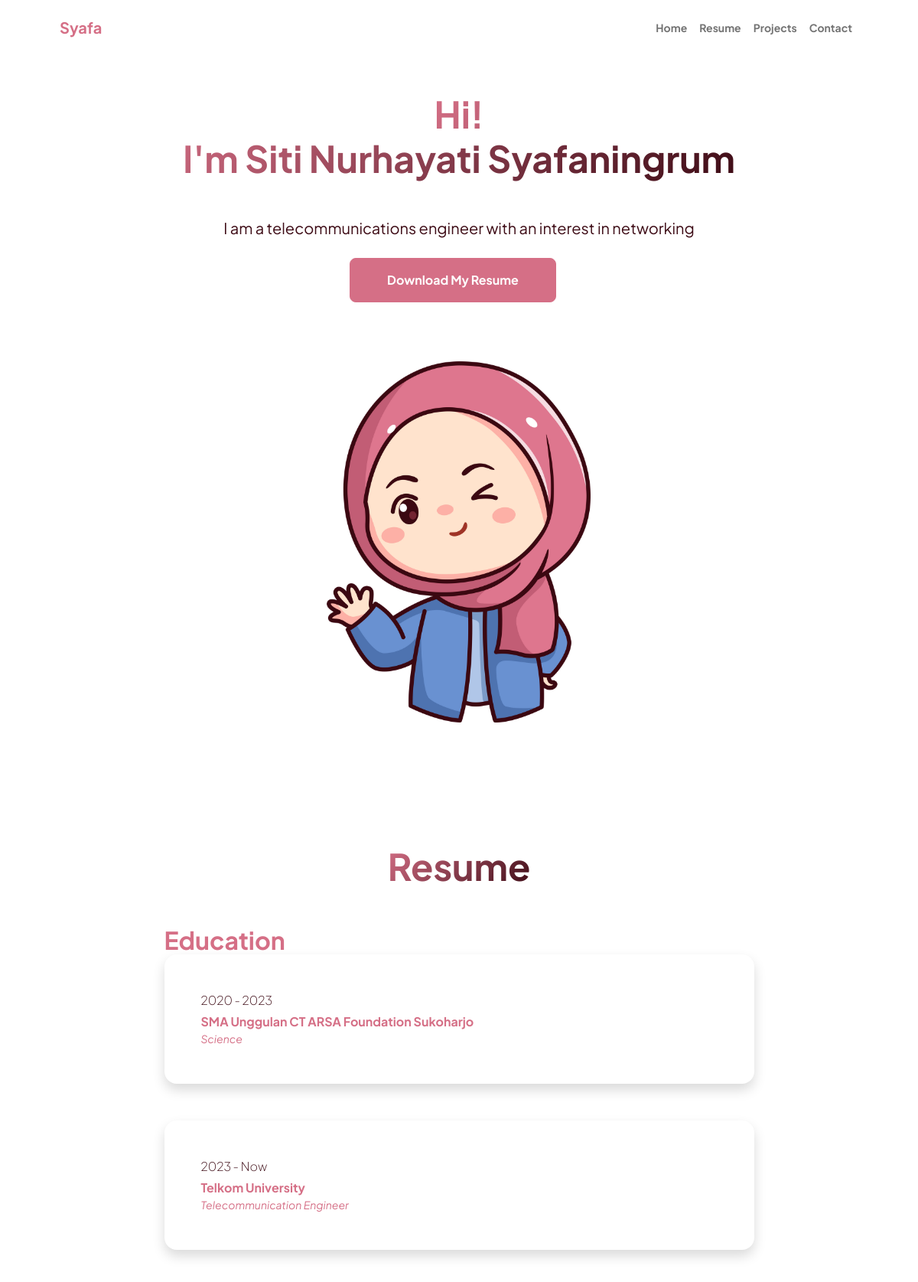
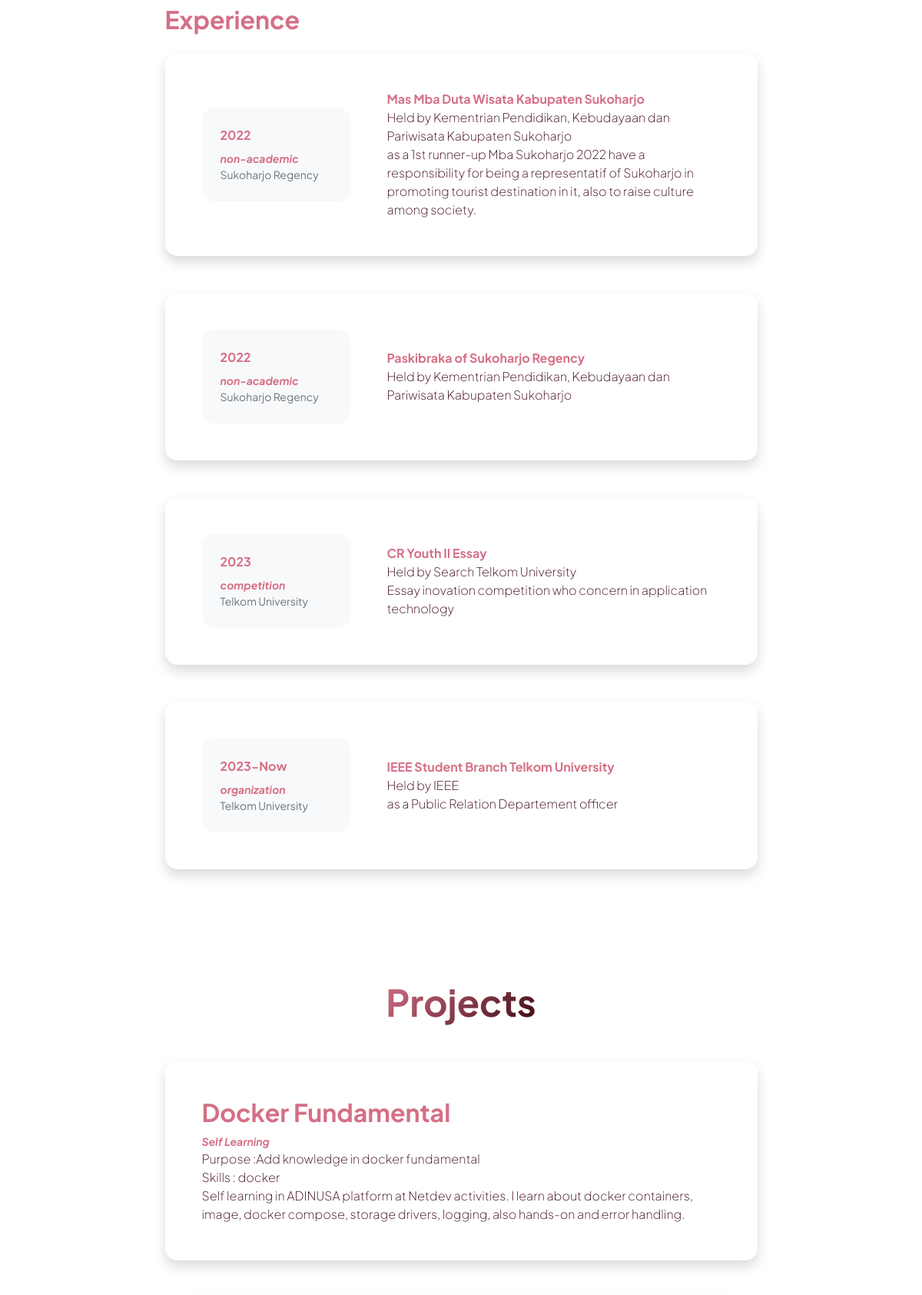
The page / (upper part) on the database its author committed (2 pictures, top to bottom).
### identity/models.py (models this page shows, shortened)
class Identity(models.Model):
    name       = models.CharField(max_length=120)
    email      = models.EmailField()
    instagram  = models.CharField(max_length=120, blank=True)
    linkdin    = models.CharField(max_length=120, blank=True)
    github     = models.CharField(max_length=120, blank=True)
    born_date  = models.DateField(auto_now_add=False)
    born_place = models.CharField(max_length=120, blank=True)
    timestamp  = models.DateTimeField(auto_now_add=True)

class Education(models.Model):
    institution  = models.CharField(max_length=120)
    start        = models.CharField(max_length=120)
    end          = models.CharField(max_length=120)
    major        = models.CharField(max_length=120)

class Experience(models.Model):
    name       = models.CharField(max_length=120)
    category   = models.CharField(max_length=120)
    heldby     = models.CharField(max_length=120)
    date       = models.CharField(max_length=120)
    place      = models.CharField(max_length=120, blank=True)
    description= models.TextField(blank=True, null=True)

class Project(models.Model):
    name         = models.CharField(max_length=120)
    category     = models.CharField(max_length=120)
    purpose      = models.CharField(max_length=120)
    skill        = models.TextField(blank=True, null=True)
    description  = models.TextField(blank=True, null=True)
    date         = models.CharField(max_length=120)

### identity/views.py (the view)
# urls.py: path('', index),
def index(request):
    template_name = 'index.html'
    identity = Identity.objects.all()
    experience = Experience.objects.all()
    project = Project.objects.all()
    education = Education.objects.all()
    context = { "identity": identity, "experience": experience, "project": project, "education": education }
    return render(request, template_name, context)

### identity/templates/index.html (shortened to what this page needs)
{% load static %}
<!DOCTYPE html>
<html lang="en">
    <head>
        <link href="https://cdn.jsdelivr.net/npm/bootstrap-icons@1.8.1/font/bootstrap-icons.css" rel="stylesheet" />
        <link href="{% static 'css/styles.css' %}" rel="stylesheet" />
    </head>
    <body class="d-flex flex-column h-100">
        <main class="flex-shrink-0">
            <nav class="navbar navbar-expand-lg navbar-light bg-white py-3">
                <div class="container px-5">
                    <a class="navbar-brand" href="index.html"><span class="fw-bolder text-primary">Syafa</span></a>
                    <div class="collapse navbar-collapse" id="navbarSupportedContent">
                        <ul class="navbar-nav ms-auto mb-2 mb-lg-0 small fw-bolder">
                            <li class="nav-item"><a class="nav-link" href="#home">Home</a></li>
                            <li class="nav-item"><a class="nav-link" href="#resume">Resume</a></li>
                            <li class="nav-item"><a class="nav-link" href="#project">Projects</a></li>
                            <li class="nav-item"><a class="nav-link" href="#contact">Contact</a></li>
                        </ul>
                    </div>
                </div>
            </nav>
            <header class="py-5">
                <div class="container px-5 pb-5">
                    <div class="row gx-5 align-items-center">
                        <div class="col-xxl-5">
                            <div class="text-center text-xxl-start">
                            {% for identity in identity %}
                                <h1 class="display-3 fw-bolder mb-5"><span class="text-gradient d-inline">Hi! <br> I'm {{ identity.name }}</span></h1>
                                <p class="lead fw-light text-primary mb-4"><span class="fw-bolder text-secondary">I am a telecommunications engineer with an interest in networking</span></p>
                                <div class="d-grid gap-3 d-sm-flex justify-content-sm-center justify-content-xxl-start mb-3">
                                    <a class="btn btn-primary btn-lg px-5 py-3 me-sm-3 fs-6 fw-bolder" href="{% static 'assets/CV.pdf' %}">Download My Resume</a>
                                </div>
                            {% endfor %}
                            </div>
                        </div>
                        <div class="col-xxl-7">
                            <div class="d-flex justify-content-center mt-5 mt-xxl-0">
                                    <img class="profile-img" src="{% static 'assets/profiles.png' %}" alt="Avatar" />
                            </div>
                        </div>
            </header>
            <section id="resume">
            <div class="container px-5 my-5">
                <div class="text-center mb-5">
                    <h1 class="display-5 fw-bolder mb-0"><span class="text-gradient d-inline">Resume</span></h1>
                </div>
                <div class="row gx-5 justify-content-center">
                   <div class="col-lg-11 col-xl-9 col-xxl-8">
                        <section>
                            <h2 class="text-primary fw-bolder mb-0">Education</h2>
                            {% for education in education %}
                            <div class="card shadow border-0 rounded-4 mb-5">
                                <div class="card-body p-5">
                                    <div class="row align-items-center gx-5">
                                        <div class="text-secondary fw-lighter mb-1">{{ education.start }} - {{ education.end }}</div>
                                        <div class="text-primary fw-bolder fs-6">{{ education.institution }} </div>
                                        <div class="small fst-italic">{{ education.major }}</div>
                                    </div>
                                </div>
                            </div>
                            {% endfor %}
                        </section>
                        <section>
                            <div class="d-flex align-items-center justify-content-between mb-4">
                                <h2 class="text-primary fw-bolder mb-0">Experience</h2>
                            </div>
                            {% for experience in experience %}
                            <div class="card shadow border-0 rounded-4 mb-5">
                                <div class="card-body p-5">
                                    <div class="row align-items-center gx-5">
                                        <div class="col text-center text-lg-start mb-4 mb-lg-0">
                                            <div class="bg-light p-4 rounded-4">
                                                <div class="text-primary fw-bolder mb-2">{{ experience.date }}</div>
                                                <div class="small fw-bolder fst-italic">{{ experience.category }}</div>
                                                <div class="small text-muted">{{ experience.place }}</div>
                                            </div>
                                        </div>
                                        <div class="col-lg-8">
                                        <div class="text-primary fw-bolder fs-6">{{ experience.name }} </div>
                                        <div class="text-secondary fw-lighter">Held by {{ experience.heldby }} </div>
                                        <div class="text-secondary fw-lighter">{{ experience.description }} </div>
                                        </div>
                                    </div>
                                </div>
                            </div>
                            {% endfor %}
                        </section>
            </section>
            <section id="project">
            <section class="py-5">
                <div class="container px-5 mb-5">
                    <div class="text-center mb-5">
                        <h1 class="display-5 fw-bolder mb-0"><span class="text-gradient d-inline">Projects</span></h1>
                    </div>
                    {% for project in project %}
                    <div class="row gx-5 justify-content-center">
                        <div class="col-lg-11 col-xl-9 col-xxl-8">
                            <div class="card overflow-hidden shadow rounded-4 border-0 mb-5">
                                <div class="card-body p-0">
                                    <div class="d-flex align-items-center">
                                        <div class="p-5">
                                            <h2 class="fw-bolder">{{ project.name }}</h2>
                                            <div class="small fw-bolder fst-italic">{{ project.category }}</div>
                                            <div class="text-secondary fw-lighter">Purpose :{{ project.purpose }} </div>
                                            <div class="text-secondary fw-lighter">Skills : {{ project.skill }} </div>
                                            <div class="text-secondary fw-lighter">{{ project.description }} </div>
                                        </div>
                                    </div>
                                </div>
                            </div>
                </div>
                {% endfor %}
            </section>
        </main>
    </body>
</html>

### rows shown on the page
Identity: name "Siti Nurhayati Syafaningrum"
Education: start "2020", end "2023", institution "SMA Unggulan CT ARSA Foundation Sukoharjo", major "Science"
Education: start "2023", end "Now", institution "Telkom University", major "Telecommunication Engineer"
Experience: date "2022", category "non-academic", place "Sukoharjo Regency", name "Mas Mba Duta Wisata Kabupaten Sukoharjo", heldby "Kementrian Pendidikan, Kebudayaan dan Pariwisata Kabupaten Sukoharjo", description "as a 1st runner-up Mba Sukoharjo 2022 have a responsibility for being a representatif of Sukoharjo in promoting tourist destination in it, also to raise culture among society."
Experience: date "2022", category "non-academic", place "Sukoharjo Regency", name "Paskibraka of Sukoharjo Regency", heldby "Kementrian Pendidikan, Kebudayaan dan Pariwisata Kabupaten Sukoharjo"
Experience: date "2023", category "competition", place "Telkom University", name "CR Youth II Essay", heldby "Search Telkom University", description "Essay inovation competition who concern in application technology"
Experience: date "2023-Now", category "organization", place "Telkom University", name "IEEE Student Branch Telkom University", heldby "IEEE", description "as a Public Relation Departement officer"
Project: name "Docker Fundamental", category "Self Learning", purpose "Add knowledge in docker fundamental", skill "docker", description "Self learning in ADINUSA platform at Netdev activities. I learn about docker containers, image, docker compose, storage drivers, logging, also hands-on and error handling."
